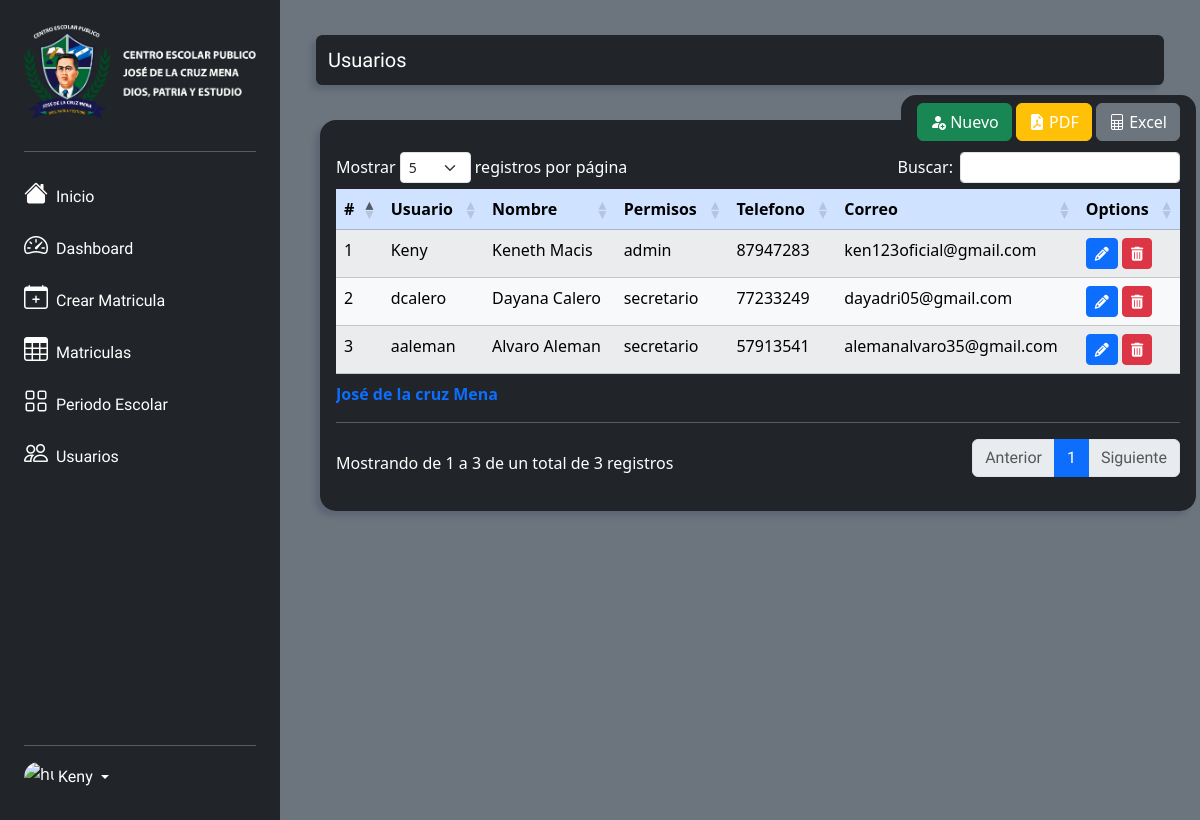
The page /views/users.view.php (signed in) on the database its author committed.
### tables this page shows
CREATE TABLE USERS (
    ID_USER INT PRIMARY KEY AUTO_INCREMENT,
    FK_Tipo_User INT NOT NULL,
    Usuario VARCHAR(20) NOT NULL,
    Contrasena INT NOT NULL,
    Pri_Nombre VARCHAR(20) NOT NULL,
    Seg_Nombre VARCHAR(20),
    Pri_Apellido VARCHAR(20) NOT NULL,
    Seg_Apellido VARCHAR(20),
    Telefono INT(8),
    Correo_Electronico VARCHAR(45) NOT NULL,
    imagen varchar(250),
    constraint pk_Tipos_Users_id foreign key (FK_Tipo_User) references Tipos_Users(ID_Tipo) on update cascade on delete cascade
);

CREATE TABLE Tipos_Users (
	ID_Tipo INT PRIMARY KEY AUTO_INCREMENT,
    Tipo ENUM('admin', 'secretario') NOT NULL
);

### models/USERS.model.php (called while the page is built, shortened)
<?php
require_once '../models/conexion.model.php';
class Users{
    private $objetoConexion;
    public function __construct($id_user = null, $fk_tipo_user = null, $usuario = null, $contrasena = null, $pri_nombre = null, $seg_nombre = null, $pri_apellido = null, $seg_apellido = null, $telefono = null, $correo = null){
        $this->objetoConexion = new Conexion();
    }
    public function read(){
        $consulta = "SELECT U.ID_USER, U.Usuario, U.Pri_Nombre, U.Seg_Nombre, U.Pri_Apellido, U.Seg_Apellido, T.Tipo AS Permisos, U.Telefono, U.Correo_Electronico
        FROM USERS U
        JOIN Tipos_Users T ON U.FK_Tipo_User = T.ID_Tipo;";
        return $this->objetoConexion->consultar($consulta);
    }
}
?>

### models/conexion.model.php (called while the page is built, shortened)
<?php
class Conexion{
    private $server;
    private $user;
    private $pwd;
    private $bd;
    function __construct(){
        $this->server = 'localhost';
        $this->user = 'root';
        $this->bd = 'gestion_escolar_jdlcm';
        $this->pwd = '';
    }
    public function conectar(){
        $this->mysqli = new mysqli($this->server,$this->user,$this->pwd,$this->bd);
        if($this->mysqli->connect_errno){
            echo "No se pudo conectar con la base de datos: ".$this->mysqli->connect_error;
            return 0;
        }else{
            return $this->mysqli;
        }
    }
    public function consultar($query){
        $result = mysqli_query($this->conectar(), $query);
        return $result;
    }
}

### template/tables/table.users.php (the view)
<div class="bg-dark rounded-4 Contenedor-List col">
    <div class="botones">
        <button type="button" class="btn btn-success" data-bs-toggle="modal" data-bs-target="#modal_new_user">
            <i class="bi bi-person-fill-add"></i>
            Nuevo
        </button>
        <button type="button" class="btn btn-warning" style="color: white">
            <i class="bi bi-file-earmark-pdf-fill"></i>
            PDF
        </button>
        <button type="button" class="btn btn-secondary" style="color: white">
        <i class="bi bi-file-spreadsheet"></i>
            Excel
        </button>
    </div>
    <div class="table-responsive">
        <table id="datatable" class="table table-striped table-responsive table-light table-hover">
            <caption>
                José de la cruz Mena
                <hr class="mt-3 mb-0 mx-0">
            </caption>
            <thead class="m-4 table-primary">
                <tr>
                    <th class="centered ">#</th>
                    <th class="centered">Usuario</th>
                    <th class="centered">Nombre</th>
                    <th class="centered">Permisos</th>
                    <th class="centered">Telefono</th>
                    <th class="centered">Correo</th>
                    <th class="centered">Options</th>
                </tr>
            </thead>
            <tbody>
                <?php
                $objUser = new Users();
                $allUsers = $objUser->read();
                $numRows = mysqli_num_rows($allUsers);
                for ($i = 0; $i < $numRows; $i++) {
                    $user = mysqli_fetch_assoc($allUsers);
                ?>
                    <tr>
                        <td><?= $user["ID_USER"] ?></td>
                        <td><?= $user["Usuario"] ?></td>
                        <td><?= $user["Pri_Nombre"] . ' ' . $user["Pri_Apellido"] ?></td>
                        <td><?= $user["Permisos"] ?></td>
                        <td><?= $user["Telefono"] ?></td>
                        <td><?= $user["Correo_Electronico"] ?></td>
                        <td>
                            <button class="btn btn-sm btn-primary edit-button"><i class="fa-solid fa-pencil"></i></button>
                            <button class="btn btn-sm btn-danger retirar-button"><i class="fa-solid fa-trash-can"></i></button>
                        </td>
                    </tr>
                <?php } ?>
            </tbody>
        </table>
    </div>
</div>

### css/style.matricula.css (style rules this page uses)
caption { color: #0D6EFD !important; font-weight: bold; }
.Contenedor-List { box-shadow: -5px 5px 5px rgba(73, 80, 104, 0.4) !important; width: 73vw !important; margin: 0 3% 0 0; position: absolute; top: 120px; left: 320px; padding: 2rem 1rem; border-radius: 25px; }
hr { color: white; width: 100%; }

### css/style.botones.css (style rules this page uses)
.botones { position: absolute; top: -25px; right: 0px; padding: 0.5rem 1rem; background-color: #212529; border-radius: 15px; }

### rows shown on the page
users: ID_USER "1", Usuario "Keny", Pri_Nombre "Keneth", Pri_Apellido "Macis", FK_Tipo_User.Tipo "admin", Telefono "87947283", Correo_Electronico "ken123oficial@gmail.com"
users: ID_USER "2", Usuario "dcalero", Pri_Nombre "Dayana", Pri_Apellido "Calero", FK_Tipo_User.Tipo "secretario", Telefono "77233249", Correo_Electronico "dayadri05@gmail.com"
users: ID_USER "3", Usuario "aaleman", Pri_Nombre "Alvaro", Pri_Apellido "Aleman", FK_Tipo_User.Tipo "secretario", Telefono "57913541", Correo_Electronico "alemanalvaro35@gmail.com"

### other values the page prints
$_SESSION['usuarioautenticado']['Usuario'] "Keny"
